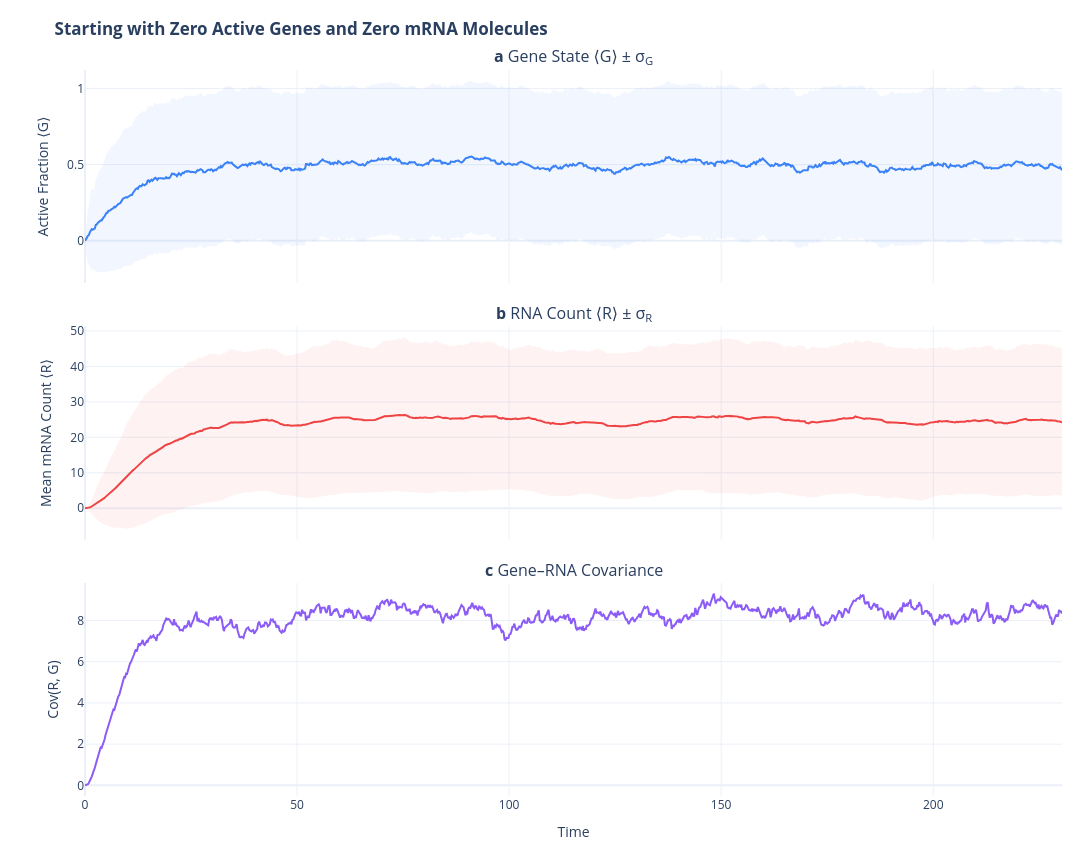

Notebook code cell kept with this figure:
### Markdown cell above
**3a. Cold start** ($g_0=0,\; r_0=0$)

Gene and mRNA both empty → ⟨R⟩ **builds up** from zero toward steady state.

### Code cell
run_experiment(
    title="Starting with Zero Active Genes and Zero mRNA Molecules",
    k_on=0.05,
    k_off=0.05,
    k_syn=10.0,
    k_deg=0.2,
    n_sim=4000,
    n_rep=300,
    t0=0.0,
    g0=0,  
    r0=0
)

### Figure 1 — Plotly figure (JSON) as saved in the notebook; plotly's stock layout.template omitted (floating-point values rounded to 4 significant figures; data arrays with more than 128 entries replaced by an {"elided": "..."} marker saying what was removed)
{"data": [{"hoverinfo": "skip", "line": {"width": 0}, "showlegend": false, "type": "scatter", "x": {"elided": "1000 float values"}, "xaxis": "x", "y": {"elided": "1000 float values"}, "yaxis": "y"}, {"fill": "tonexty", "fillcolor": "rgba(59, 130, 246, 0.07)", "hoverinfo": "skip", "line": {"width": 0}, "showlegend": false, "type": "scatter", "x": {"elided": "1000 float values"}, "xaxis": "x", "y": {"elided": "1000 float values"}, "yaxis": "y"}, {"hovertemplate": "⟨G⟩ = %{y:.3f}<extra></extra>", "line": {"color": "#3B82F6", "width": 2}, "showlegend": false, "type": "scatter", "x": {"elided": "1000 float values"}, "xaxis": "x", "y": {"elided": "1000 float values"}, "yaxis": "y"}, {"hoverinfo": "skip", "line": {"width": 0}, "showlegend": false, "type": "scatter", "x": {"elided": "1000 float values"}, "xaxis": "x2", "y": {"elided": "1000 float values"}, "yaxis": "y2"}, {"fill": "tonexty", "fillcolor": "rgba(239, 68, 68, 0.07)", "hoverinfo": "skip", "line": {"width": 0}, "showlegend": false, "type": "scatter", "x": {"elided": "1000 float values"}, "xaxis": "x2", "y": {"elided": "1000 float values"}, "yaxis": "y2"}, {"hovertemplate": "⟨R⟩ = %{y:.1f}<extra></extra>", "line": {"color": "#EF4444", "width": 2}, "showlegend": false, "type": "scatter", "x": {"elided": "1000 float values"}, "xaxis": "x2", "y": {"elided": "1000 float values"}, "yaxis": "y2"}, {"hovertemplate": "Cov = %{y:.3f}<extra></extra>", "line": {"color": "#8B5CF6", "width": 2}, "showlegend": false, "type": "scatter", "x": {"elided": "1000 float values"}, "xaxis": "x3", "y": {"elided": "1000 float values"}, "yaxis": "y3"}], "layout": {"annotations": [{"font": {"size": 16}, "showarrow": false, "text": "<b>a</b> Gene State ⟨G⟩ ± σ<sub>G</sub>", "x": 0.5, "xanchor": "center", "xref": "paper", "y": 1, "yanchor": "bottom", "yref": "paper"}, {"font": {"size": 16}, "showarrow": false, "text": "<b>b</b> RNA Count ⟨R⟩ ± σ<sub>R</sub>", "x": 0.5, "xanchor": "center", "xref": "paper", "y": 0.6467, "yanchor": "bottom", "yref": "paper"}, {"font": {"size": 16}, "showarrow": false, "text": "<b>c</b> Gene–RNA Covariance", "x": 0.5, "xanchor": "center", "xref": "paper", "y": 0.2933, "yanchor": "bottom", "yref": "paper"}], "height": 850, "hovermode": "x", "margin": {"b": 50, "l": 85, "r": 30, "t": 70}, "title": {"text": "<b>Starting with Zero Active Genes and Zero mRNA Molecules</b>"}, "width": 1100, "xaxis": {"anchor": "y", "domain": [0, 1], "matches": "x3", "showticklabels": false}, "xaxis2": {"anchor": "y2", "domain": [0, 1], "matches": "x3", "showticklabels": false}, "xaxis3": {"anchor": "y3", "domain": [0, 1], "title": {"text": "Time"}}, "yaxis": {"anchor": "x", "domain": [0.7067, 1], "title": {"text": "Active Fraction ⟨G⟩"}}, "yaxis2": {"anchor": "x2", "domain": [0.3533, 0.6467], "title": {"text": "Mean mRNA Count ⟨R⟩"}}, "yaxis3": {"anchor": "x3", "domain": [0, 0.2933], "title": {"text": "Cov(R, G)"}}}}
